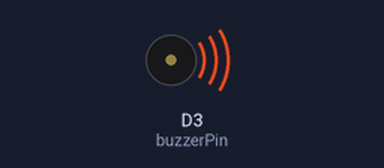
The sketch below on a simulated ESP8266 (NodeMCU). Shown: buzzer (waves = sounding, pin HIGH).

Above: at 0.5 s.
Timing chart, 0 to 4.6 s (numbered marks = the images above):
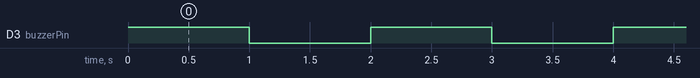

Measured:
- by itself, D3 (buzzerPin): alternates HIGH for 1.0 s and LOW for 1.0 s

The sketch:

Buzzer_GSR.ino
```cpp
int buzzerPin = D3;

void setup() {
  pinMode(buzzerPin, OUTPUT);
}

void loop() {

  // Buzzer ON
  digitalWrite(buzzerPin, HIGH);
  delay(1000);

  // Buzzer OFF
  digitalWrite(buzzerPin, LOW);
  delay(1000);
}
```
